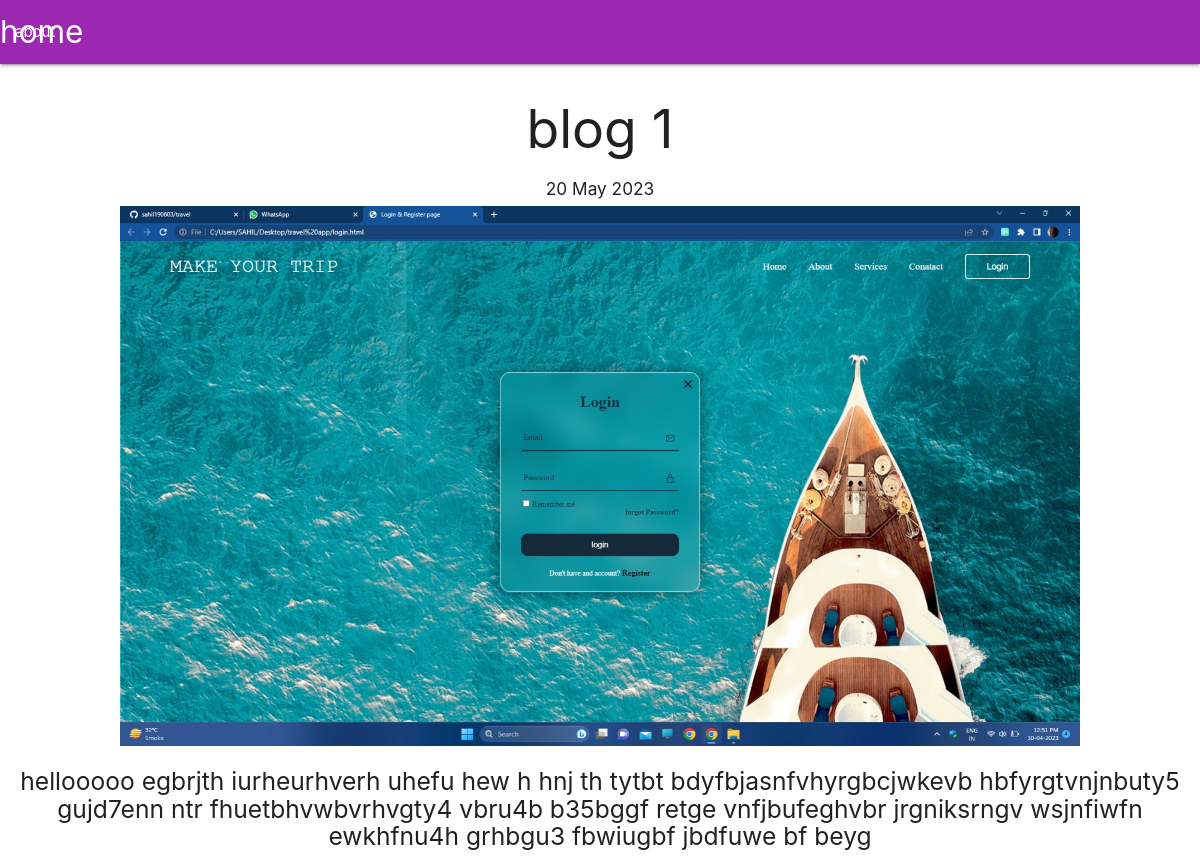
/1/, run on the app's committed database.
### blog/models.py (models this page shows)
class Blog(models.Model):
    title=models.CharField(max_length=120)
    description=models.TextField()
    image=models.ImageField(upload_to='images')
    date=models.DateField(auto_now=True)

### blog/views.py (the view)
# urls.py: path('<int:id>/',views.detail,name='detail'),
def detail(req,id):
    blog = get_object_or_404(Blog,pk=id)
    return render(req,'detail.html',{'blog':blog})

### blog/templates/detail.html
{% extends 'base.html' %} {% block title %} Home page {% endblock %} {% block body %}
<div class="center-align">
    <h2>{{blog.title}}</h2>
    <h6>{{blog.date|date:'d F Y'}}</h6>
    <img style="width: 80vw; margin: 0px auto;" src="{{blog.image.url}}" />
    <h5>{{blog.description}}</h5>
</div>
{% endblock %}

### blog/static/style.css (style rules this page uses)
h5 { text-align: center; }

### data on the page
Blog: title "blog 1", date "20 May 2023", image (picture), description "hellooooo egbrjth iurheurhverh uhefu hew h hnj th tytbt bdyfbjasnfvhyrgbcjwkevb hbfyrgtvnjnbuty5 gujd7enn ntr fhuetbhvwbvrhvgty4 vbru4b b35bggf retge vnfjbufeghvbr jrgniksrngv wsjnfiwfn ewkhfnu4h grhbgu3 fbwiugbf jbdfuwe bf beyg"
